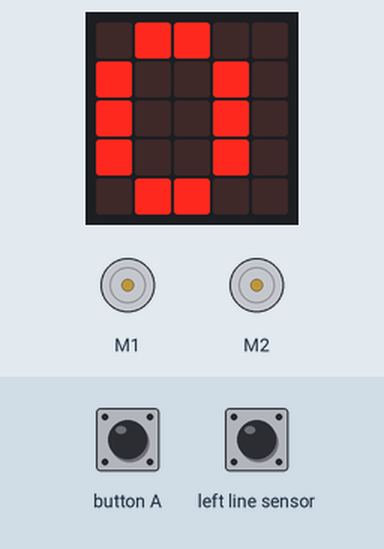
Simulated run of this program. Board: BBC micro:bit (MakeCode). Shown: the board's 5×5 LED display, 2 × DC motor (green arrow = forward, orange = backward, longer = faster). The test bench sets the inputs (shaded band); at power-on: left line sensor LOW.

Above: at 5.0 s.
5.1 s: button A pressed for 0.15 s
At 5.8 s:
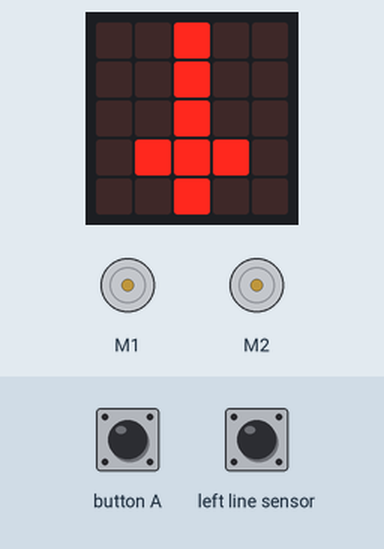
8.2 s: left line sensor pulsed HIGH 2 times (0.12 s each, 0.3 s apart)
At 9.4 s:
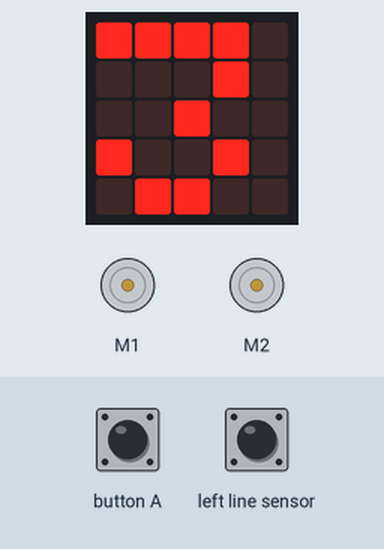
10.3 s: button A pressed for 0.15 s
At 10.7 s:
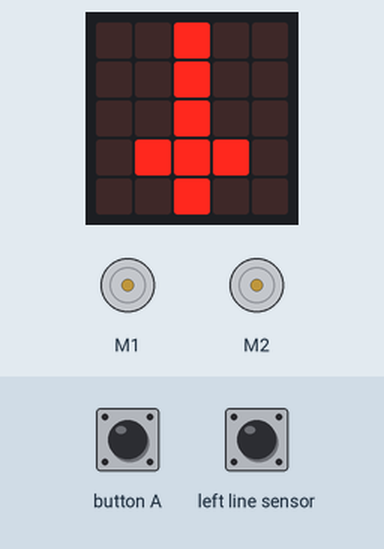
Timing chart, 0 to 13.3 s (numbered marks = the images above; inputs shaded):
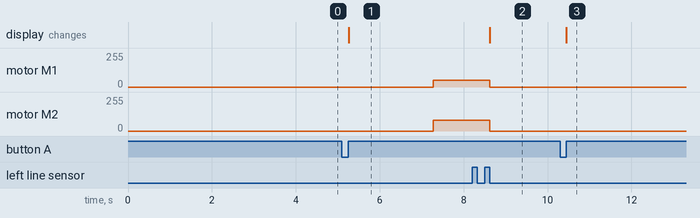

The program:

main.ts
```typescript
input.onButtonPressed(Button.A, function () {
    start = true
    basic.showIcon(IconNames.Sword)
})
let start = false
start = false
let contador = 0
let antes = "blanco"
let final = false
while (start == false) {
    basic.showNumber(0)
}
basic.pause(2000)
maqueen.motorRun(maqueen.Motors.M1, maqueen.Dir.CW, 50)
maqueen.motorRun(maqueen.Motors.M2, maqueen.Dir.CW, 80)
while (final == false) {
    // 0=negro
    // 1=blanco
    if (antes == "blanco" && maqueen.readPatrol(maqueen.Patrol.PatrolLeft) == 0) {
        antes = "negro"
        contador += 1
    }
    if (antes == "negro" && maqueen.readPatrol(maqueen.Patrol.PatrolLeft) == 1) {
        antes = "blanco"
    }
    if (contador == 3) {
        final = true
    }
}
maqueen.motorStop(maqueen.Motors.All)
basic.showNumber(contador)
```

test.ts
```typescript
// aquí va el archivo "tests"; esto no se compilará cuando este paquete se utilice como una extensión.
```

Measured:
- after the input at 5.1 s, motor M1: stopped → forward 50/255 after 2.2 s; motor M2: stopped → forward 80/255 after 2.2 s; the display: changes after 0.16 s (image 1)
- after the input at 8.2 s, motor M1: forward 50/255 → stopped after 0.42 s; motor M2: forward 80/255 → stopped after 0.42 s; the display: changes after 0.42 s (image 2)
- after the input at 10.3 s, the display: changes after 0.15 s (image 3)
